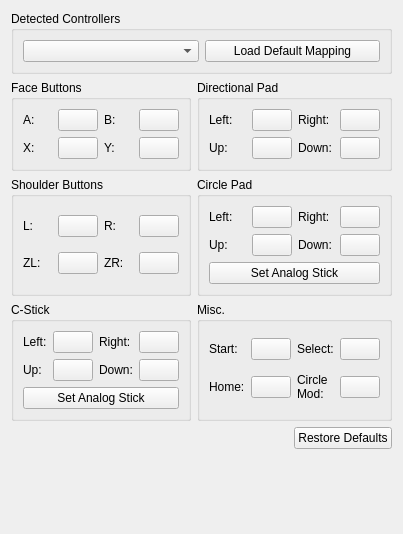
<?xml version="1.0" encoding="UTF-8"?>
<ui version="4.0">
 <class>ConfigureInput</class>
 <widget class="QWidget" name="ConfigureInput">
  <property name="geometry">
   <rect>
    <x>0</x>
    <y>0</y>
    <width>370</width>
    <height>534</height>
   </rect>
  </property>
  <property name="windowTitle">
   <string>ConfigureInput</string>
  </property>
  <layout class="QVBoxLayout" name="verticalLayout_5">
   <item>
    <layout class="QHBoxLayout" name="horizontalLayout">
     <item>
      <layout class="QVBoxLayout" name="verticalLayout">
       <item>
        <widget class="QGroupBox" name="groupBox">
         <property name="title">
          <string>Detected Controllers</string>
         </property>
         <layout class="QHBoxLayout" name="horizontalLayout_27">
          <item>
           <widget class="QComboBox" name="comboBox"/>
          </item>
          <item>
           <widget class="QPushButton" name="pushButton">
            <property name="text">
             <string>Load Default Mapping</string>
            </property>
           </widget>
          </item>
         </layout>
        </widget>
       </item>
      </layout>
     </item>
    </layout>
   </item>
   <item>
    <layout class="QGridLayout" name="gridLayout_7">
     <item row="0" column="0">
      <widget class="QGroupBox" name="faceButtons">
       <property name="title">
        <string>Face Buttons</string>
       </property>
       <property name="flat">
        <bool>false</bool>
       </property>
       <property name="checkable">
        <bool>false</bool>
       </property>
       <layout class="QGridLayout" name="gridLayout">
        <item row="0" column="0">
         <layout class="QHBoxLayout" name="horizontalLayout_2">
          <item>
           <widget class="QLabel" name="label">
            <property name="text">
             <string>A:</string>
            </property>
           </widget>
          </item>
          <item>
           <widget class="QPushButton" name="buttonA">
            <property name="text">
             <string/>
            </property>
           </widget>
          </item>
         </layout>
        </item>
        <item row="0" column="1">
         <layout class="QHBoxLayout" name="horizontalLayout_3">
          <item>
           <widget class="QLabel" name="label_2">
            <property name="text">
             <string>B:</string>
            </property>
           </widget>
          </item>
          <item>
           <widget class="QPushButton" name="buttonB">
            <property name="text">
             <string/>
            </property>
           </widget>
          </item>
         </layout>
        </item>
        <item row="1" column="0">
         <layout class="QHBoxLayout" name="horizontalLayout_4">
          <item>
           <widget class="QLabel" name="label_3">
            <property name="text">
             <string>X:</string>
            </property>
           </widget>
          </item>
          <item>
           <widget class="QPushButton" name="buttonX">
            <property name="text">
             <string/>
            </property>
           </widget>
          </item>
         </layout>
        </item>
        <item row="1" column="1">
         <layout class="QHBoxLayout" name="horizontalLayout_5">
          <item>
           <widget class="QLabel" name="label_4">
            <property name="text">
             <string>Y:</string>
            </property>
           </widget>
          </item>
          <item>
           <widget class="QPushButton" name="buttonY">
            <property name="text">
             <string/>
            </property>
           </widget>
          </item>
         </layout>
        </item>
       </layout>
      </widget>
     </item>
     <item row="0" column="1">
      <widget class="QGroupBox" name="faceButtons_2">
       <property name="title">
        <string>Directional Pad</string>
       </property>
       <property name="flat">
        <bool>false</bool>
       </property>
       <property name="checkable">
        <bool>false</bool>
       </property>
       <layout class="QGridLayout" name="gridLayout_2">
        <item row="1" column="0">
         <layout class="QHBoxLayout" name="horizontalLayout_6">
          <item>
           <widget class="QLabel" name="label_34">
            <property name="text">
             <string>Up:</string>
            </property>
           </widget>
          </item>
          <item>
           <widget class="QPushButton" name="buttonDpadUp">
            <property name="text">
             <string/>
            </property>
           </widget>
          </item>
         </layout>
        </item>
        <item row="1" column="1">
         <layout class="QHBoxLayout" name="horizontalLayout_7">
          <item>
           <widget class="QLabel" name="label_35">
            <property name="text">
             <string>Down:</string>
            </property>
           </widget>
          </item>
          <item>
           <widget class="QPushButton" name="buttonDpadDown">
            <property name="text">
             <string/>
            </property>
           </widget>
          </item>
         </layout>
        </item>
        <item row="0" column="0">
         <layout class="QHBoxLayout" name="horizontalLayout_8">
          <item>
           <widget class="QLabel" name="label_32">
            <property name="text">
             <string>Left:</string>
            </property>
           </widget>
          </item>
          <item>
           <widget class="QPushButton" name="buttonDpadLeft">
            <property name="text">
             <string/>
            </property>
           </widget>
          </item>
         </layout>
        </item>
        <item row="0" column="1">
         <layout class="QHBoxLayout" name="horizontalLayout_9">
          <item>
           <widget class="QLabel" name="label_33">
            <property name="text">
             <string>Right:</string>
            </property>
           </widget>
          </item>
          <item>
           <widget class="QPushButton" name="buttonDpadRight">
            <property name="text">
             <string/>
            </property>
           </widget>
          </item>
         </layout>
        </item>
       </layout>
      </widget>
     </item>
     <item row="1" column="0">
      <widget class="QGroupBox" name="faceButtons_3">
       <property name="title">
        <string>Shoulder Buttons</string>
       </property>
       <property name="flat">
        <bool>false</bool>
       </property>
       <property name="checkable">
        <bool>false</bool>
       </property>
       <layout class="QGridLayout" name="gridLayout_3">
        <item row="0" column="0">
         <layout class="QHBoxLayout" name="horizontalLayout_10">
          <item>
           <widget class="QLabel" name="label_17">
            <property name="text">
             <string>L:</string>
            </property>
           </widget>
          </item>
          <item>
           <widget class="QPushButton" name="buttonL">
            <property name="text">
             <string/>
            </property>
           </widget>
          </item>
         </layout>
        </item>
        <item row="0" column="1">
         <layout class="QHBoxLayout" name="horizontalLayout_11">
          <item>
           <widget class="QLabel" name="label_19">
            <property name="text">
             <string>R:</string>
            </property>
           </widget>
          </item>
          <item>
           <widget class="QPushButton" name="buttonR">
            <property name="text">
             <string/>
            </property>
           </widget>
          </item>
         </layout>
        </item>
        <item row="1" column="0">
         <layout class="QHBoxLayout" name="horizontalLayout_12">
          <item>
           <widget class="QLabel" name="label_20">
            <property name="text">
             <string>ZL:</string>
            </property>
           </widget>
          </item>
          <item>
           <widget class="QPushButton" name="buttonZL">
            <property name="text">
             <string/>
            </property>
           </widget>
          </item>
         </layout>
        </item>
        <item row="1" column="1">
         <layout class="QHBoxLayout" name="horizontalLayout_13">
          <item>
           <widget class="QLabel" name="label_18">
            <property name="text">
             <string>ZR:</string>
            </property>
           </widget>
          </item>
          <item>
           <widget class="QPushButton" name="buttonZR">
            <property name="text">
             <string/>
            </property>
           </widget>
          </item>
         </layout>
        </item>
       </layout>
      </widget>
     </item>
     <item row="1" column="1">
      <widget class="QGroupBox" name="faceButtons_4">
       <property name="title">
        <string>Circle Pad</string>
       </property>
       <property name="flat">
        <bool>false</bool>
       </property>
       <property name="checkable">
        <bool>false</bool>
       </property>
       <layout class="QGridLayout" name="gridLayout_4">
        <item row="2" column="0" colspan="2">
         <widget class="QPushButton" name="buttonCircleAnalog">
          <property name="text">
           <string>Set Analog Stick</string>
          </property>
         </widget>
        </item>
        <item row="0" column="0">
         <layout class="QHBoxLayout" name="horizontalLayout_14">
          <item>
           <widget class="QLabel" name="label_21">
            <property name="text">
             <string>Left:</string>
            </property>
           </widget>
          </item>
          <item>
           <widget class="QPushButton" name="buttonCircleLeft">
            <property name="text">
             <string/>
            </property>
           </widget>
          </item>
         </layout>
        </item>
        <item row="0" column="1">
         <layout class="QHBoxLayout" name="horizontalLayout_15">
          <item>
           <widget class="QLabel" name="label_23">
            <property name="text">
             <string>Right:</string>
            </property>
           </widget>
          </item>
          <item>
           <widget class="QPushButton" name="buttonCircleRight">
            <property name="text">
             <string/>
            </property>
           </widget>
          </item>
         </layout>
        </item>
        <item row="1" column="0">
         <layout class="QHBoxLayout" name="horizontalLayout_16">
          <item>
           <widget class="QLabel" name="label_24">
            <property name="text">
             <string>Up:</string>
            </property>
           </widget>
          </item>
          <item>
           <widget class="QPushButton" name="buttonCircleUp">
            <property name="text">
             <string/>
            </property>
           </widget>
          </item>
         </layout>
        </item>
        <item row="1" column="1">
         <layout class="QHBoxLayout" name="horizontalLayout_17">
          <item>
           <widget class="QLabel" name="label_22">
            <property name="text">
             <string>Down:</string>
            </property>
           </widget>
          </item>
          <item>
           <widget class="QPushButton" name="buttonCircleDown">
            <property name="text">
             <string/>
            </property>
           </widget>
          </item>
         </layout>
        </item>
       </layout>
      </widget>
     </item>
     <item row="2" column="0">
      <widget class="QGroupBox" name="faceButtons_5">
       <property name="title">
        <string>C-Stick</string>
       </property>
       <property name="flat">
        <bool>false</bool>
       </property>
       <property name="checkable">
        <bool>false</bool>
       </property>
       <layout class="QGridLayout" name="gridLayout_5">
        <item row="0" column="0">
         <layout class="QHBoxLayout" name="horizontalLayout_18">
          <item>
           <widget class="QLabel" name="label_25">
            <property name="text">
             <string>Left:</string>
            </property>
           </widget>
          </item>
          <item>
           <widget class="QPushButton" name="buttonCStickLeft">
            <property name="text">
             <string/>
            </property>
           </widget>
          </item>
         </layout>
        </item>
        <item row="0" column="1">
         <layout class="QHBoxLayout" name="horizontalLayout_19">
          <item>
           <widget class="QLabel" name="label_27">
            <property name="text">
             <string>Right:</string>
            </property>
           </widget>
          </item>
          <item>
           <widget class="QPushButton" name="buttonCStickRight">
            <property name="text">
             <string/>
            </property>
           </widget>
          </item>
         </layout>
        </item>
        <item row="1" column="0">
         <layout class="QHBoxLayout" name="horizontalLayout_20">
          <item>
           <widget class="QLabel" name="label_28">
            <property name="text">
             <string>Up:</string>
            </property>
           </widget>
          </item>
          <item>
           <widget class="QPushButton" name="buttonCStickUp">
            <property name="text">
             <string/>
            </property>
           </widget>
          </item>
         </layout>
        </item>
        <item row="1" column="1">
         <layout class="QHBoxLayout" name="horizontalLayout_21">
          <item>
           <widget class="QLabel" name="label_26">
            <property name="text">
             <string>Down:</string>
            </property>
           </widget>
          </item>
          <item>
           <widget class="QPushButton" name="buttonCStickDown">
            <property name="text">
             <string/>
            </property>
           </widget>
          </item>
         </layout>
        </item>
        <item row="2" column="0" colspan="2">
         <widget class="QPushButton" name="buttonCStickAnalog">
          <property name="text">
           <string>Set Analog Stick</string>
          </property>
         </widget>
        </item>
       </layout>
      </widget>
     </item>
     <item row="2" column="1">
      <widget class="QGroupBox" name="faceButtons_6">
       <property name="title">
        <string>Misc.</string>
       </property>
       <property name="flat">
        <bool>false</bool>
       </property>
       <property name="checkable">
        <bool>false</bool>
       </property>
       <layout class="QGridLayout" name="gridLayout_6">
        <item row="0" column="0">
         <layout class="QHBoxLayout" name="horizontalLayout_22">
          <item>
           <widget class="QLabel" name="label_29">
            <property name="text">
             <string>Start:</string>
            </property>
           </widget>
          </item>
          <item>
           <widget class="QPushButton" name="buttonStart">
            <property name="text">
             <string/>
            </property>
           </widget>
          </item>
         </layout>
        </item>
        <item row="0" column="1">
         <layout class="QHBoxLayout" name="horizontalLayout_23">
          <item>
           <widget class="QLabel" name="label_30">
            <property name="text">
             <string>Select:</string>
            </property>
           </widget>
          </item>
          <item>
           <widget class="QPushButton" name="buttonSelect">
            <property name="text">
             <string/>
            </property>
           </widget>
          </item>
         </layout>
        </item>
        <item row="1" column="0">
         <layout class="QHBoxLayout" name="horizontalLayout_24">
          <item>
           <widget class="QLabel" name="label_31">
            <property name="text">
             <string>Home:</string>
            </property>
           </widget>
          </item>
          <item>
           <widget class="QPushButton" name="buttonHome">
            <property name="text">
             <string/>
            </property>
           </widget>
          </item>
         </layout>
        </item>
        <item row="1" column="1">
         <layout class="QHBoxLayout" name="horizontalLayout_25">
          <item>
           <widget class="QLabel" name="label_36">
            <property name="text">
             <string>Circle 
Mod:</string>
            </property>
           </widget>
          </item>
          <item>
           <widget class="QPushButton" name="buttonCircleMod">
            <property name="text">
             <string/>
            </property>
           </widget>
          </item>
         </layout>
        </item>
       </layout>
      </widget>
     </item>
    </layout>
   </item>
   <item>
    <layout class="QHBoxLayout" name="horizontalLayout_28">
     <item>
      <spacer name="horizontalSpacer">
       <property name="orientation">
        <enum>Qt::Horizontal</enum>
       </property>
       <property name="sizeHint" stdset="0">
        <size>
         <width>40</width>
         <height>20</height>
        </size>
       </property>
      </spacer>
     </item>
     <item>
      <widget class="QPushButton" name="buttonRestoreDefaults">
       <property name="sizePolicy">
        <sizepolicy hsizetype="Minimum" vsizetype="Fixed">
         <horstretch>0</horstretch>
         <verstretch>0</verstretch>
        </sizepolicy>
       </property>
       <property name="sizeIncrement">
        <size>
         <width>0</width>
         <height>0</height>
        </size>
       </property>
       <property name="baseSize">
        <size>
         <width>0</width>
         <height>0</height>
        </size>
       </property>
       <property name="layoutDirection">
        <enum>Qt::LeftToRight</enum>
       </property>
       <property name="text">
        <string>Restore Defaults</string>
       </property>
      </widget>
     </item>
    </layout>
   </item>
   <item>
    <spacer name="verticalSpacer">
     <property name="orientation">
      <enum>Qt::Vertical</enum>
     </property>
     <property name="sizeHint" stdset="0">
      <size>
       <width>20</width>
       <height>40</height>
      </size>
     </property>
    </spacer>
   </item>
  </layout>
 </widget>
 <resources/>
 <connections/>
</ui>
